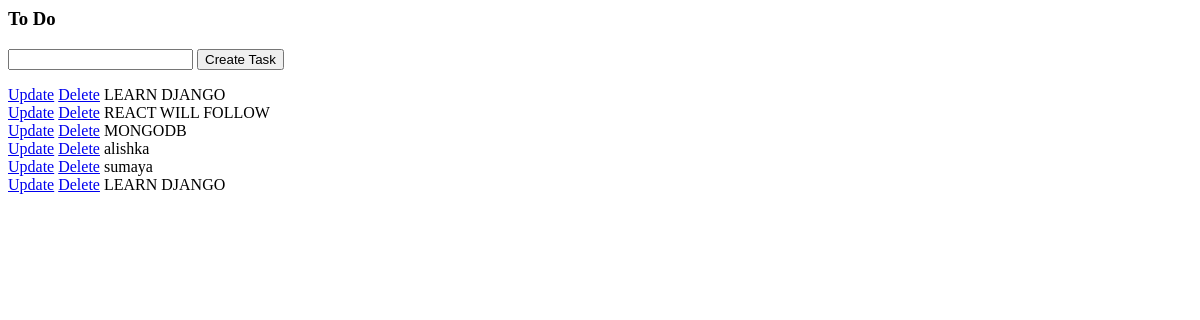
Before: / with the older database file.
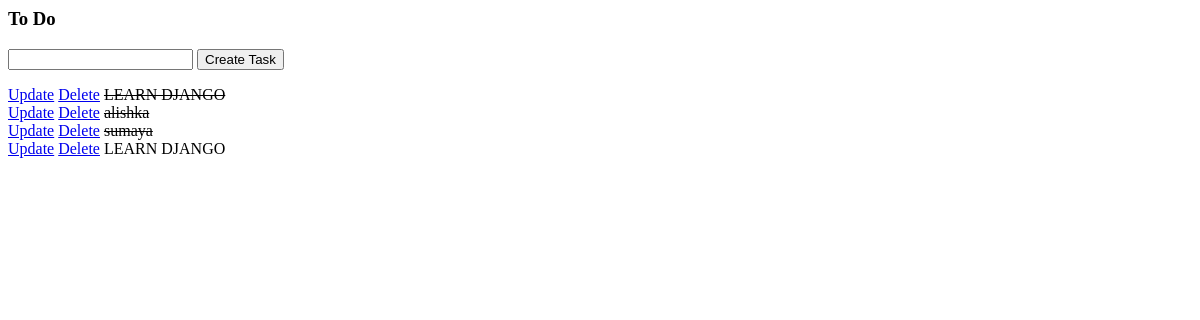
After: the same page with the newer database file.
### todoApp/models.py (models this page shows)
class Tasks(models.Model):
    title = models.CharField(max_length=200)
    complete = models.BooleanField(default=False)
    created = models.DateTimeField(auto_now_add=True)
    def __str__(self):
        return self.title

### todoApp/views.py (the view)
# urls.py: path('', views.index, name='list'),
def index(request):
    task = Tasks.objects.all()
    form = TodoForm()
    if request.method == 'POST':
        form = TodoForm(request.POST)
        if form.is_valid():
            form.save()
        return redirect('/')
    context = {'task': task, 'form': form}
    return render(request, 'todoApp/list.html', context)

### todoApp/form.py
class TodoForm(ModelForm):
    class Meta:
        model = Tasks
        fields = '__all__'

### todoApp/templates/todoApp/list.html (shortened to what this page needs)
<h3>To Do</h3>
<form action="/" method="post">
    {{ form.title }}
    <input type="submit" value="Create Task">
</form>
{% for tasks in task %}
<div>
    <a href="{% url 'update_task' tasks.id %}">Update</a>
    <a href="{% url 'delete' tasks.id %}">Delete</a>
    {% if tasks.complete == True %}
    <strike>{{tasks}}</strike>
    {% else%}
    <span>{{tasks}}</span>
    {%endif%}
</div>
{% endfor %}

Changed rows visible on the page:
removed Tasks: title "REACT WILL FOLLOW"
removed Tasks: title "MONGODB"
changed Tasks (number 1 of 4 on the later page): complete False → True (drawn)
changed Tasks "alishka": complete False → True (drawn)
changed Tasks "sumaya": complete False → True (drawn)
